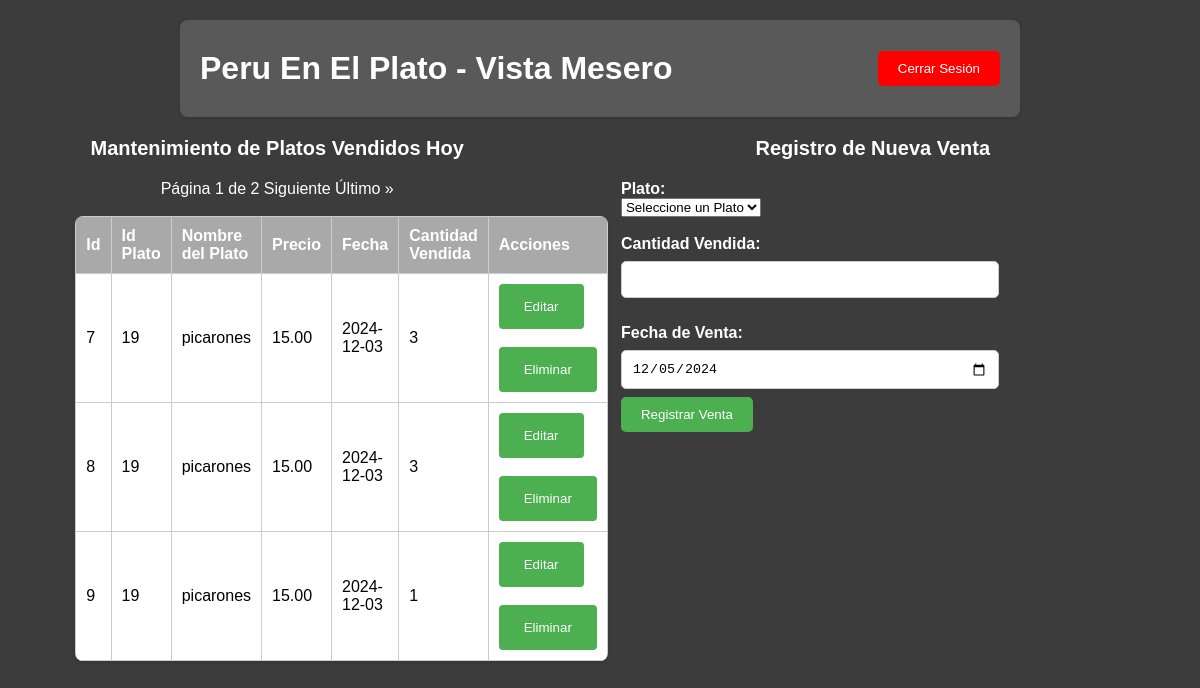
Screenshot of /vista/Mesero_V.php with the database file from the repository.
### tables this page shows
CREATE TABLE `platos_vendidos_hoy` (
  `id_plato_vendido_hoy` int(11) NOT NULL,
  `id_plato` int(11) NOT NULL,
  `fecha` date NOT NULL,
  `cant_vendida` int(11) NOT NULL
);

CREATE TABLE `platos` (
  `id_plato` int(11) NOT NULL,
  `nombre` varchar(255) NOT NULL,
  `descripcion` text DEFAULT NULL,
  `precio` decimal(10,2) NOT NULL,
  `categoria` enum('Principal','Entrada','Postre','Refresco') NOT NULL,
  `imagen` varchar(255) NOT NULL,
  `estado` tinyint(1) DEFAULT 1
);

### vista/Mesero_V.php (the view, shortened to what this page needs)
<?php
require_once('../config/conexion.php');
$registrosPorPagina = 3;
$paginacion = isset($_GET['pagina']) ? (int)$_GET['pagina'] : 1;
$inicio = ($paginacion - 1) * $registrosPorPagina;
function obtenerVentasHoy($inicio, $registrosPorPagina) {
    global $conexion;
    $query = "
        SELECT pvh.id_plato_vendido_hoy, pvh.id_plato, p.nombre, pvh.fecha, pvh.cant_vendida, p.precio
        FROM platos_vendidos_hoy pvh
        JOIN platos p ON pvh.id_plato = p.id_plato
        LIMIT $inicio, $registrosPorPagina
    ";
    return mysqli_query($conexion, $query);
}
function obtenerTotalVentasHoy() {
    global $conexion;
    $query = "
        SELECT COUNT(*) as total FROM platos_vendidos_hoy pvh
        JOIN platos p ON pvh.id_plato = p.id_plato
    ";
    $resultado = mysqli_query($conexion, $query);
    $total = mysqli_fetch_assoc($resultado);
    return $total['total'];
}
$totalVentas = obtenerTotalVentasHoy();
$totalPaginas = ceil($totalVentas / $registrosPorPagina);
?>
<!DOCTYPE html>
<html lang="es">
<head>
    <link rel="stylesheet" href="../public/styles/mesero.css">
    <link rel="stylesheet" href="../public/styles/mesero_v.css">
</head>
<body>
<header>
    <h1>Peru En El Plato - Vista Mesero</h1>
    <a href="../controlador/logout.php"> <button class="btn-cerrar">Cerrar Sesión</button></a>
</header>
<main>
    <div class="contenedor">
    <div class="mantenimiento">
    <h2 class="titulo-mantenimiento">Mantenimiento de Platos Vendidos Hoy</h2>
    <table>
        <thead>
            <tr>
                <th>Id</th>
                <th>Id Plato</th>
                <th>Nombre del Plato</th>
                <th>Precio</th>
                <th>Fecha</th>
                <th>Cantidad Vendida</th>
                <th>Acciones</th>
            </tr>
        </thead>
        <tbody>
            <?php
            $ventasHoy = obtenerVentasHoy($inicio, $registrosPorPagina);
            while ($venta = mysqli_fetch_assoc($ventasHoy)) {
                echo "<tr>
                        <td>" . $venta['id_plato_vendido_hoy'] . "</td>
                        <td>" . $venta['id_plato'] . "</td>
                        <td>" . htmlspecialchars($venta['nombre']) . "</td>
                        <td>" . $venta['precio'] . "</td>
                        <td>" . $venta['fecha'] . "</td>
                        <td>" . $venta['cant_vendida'] . "</td>
                        <td>
                            <button class='btn-editar' data-id='" . $venta['id_plato_vendido_hoy'] . "'>Editar</button>
                            <br><br>
                            <button class='btn-eliminar' data-id='" . $venta['id_plato_vendido_hoy'] . "'>Eliminar</button>
                        </td>
                    </tr>";
            }
            ?>
    <div class="paginacion">
        <span>Página <?php echo $paginacion; ?> de <?php echo $totalPaginas; ?></span>
        <?php if ($paginacion < $totalPaginas): ?>
            <a href="?pagina=<?php echo $paginacion + 1; ?>">Siguiente</a>
            <a href="?pagina=<?php echo $totalPaginas; ?>">Último &raquo;</a>
        <?php endif; ?>
    </div>
    <br>
        </tbody>
    </table>
</div>
    <div class="registro-venta">
    <h2>Registro de Nueva Venta</h2>
    <form id="registroPlatos" method="POST" action="Mesero_V.php">
        <label for="plato">Plato:</label><br>
        <select id="plato" name="plato" required>
            <option value="">Seleccione un Plato</option>
        </select><br><br>
        <label for="cantidad">Cantidad Vendida:</label><br>
        <input type="number" id="cantidad" name="cantidad" required><br>
        <br>
        <label for="fecha">Fecha de Venta:</label><br>
        <input type="date" id="fecha" name="fecha" value="<?php echo date('Y-m-d'); ?>" required><br>
        <button type="submit" class="btn-actualizar">Registrar Venta</button>
    </form>
        </div>
    </div>
</main>
</body>
</html>

### public/styles/mesero.css (style rules this page uses)
body { font-family: Arial, sans-serif; margin: 0; padding: 20px; display: flex; justify-content: center; align-items: center; flex-direction: column; background-color: #3d3c3c; }
header { display: flex; justify-content: space-between; align-items: center; background-color: #595959; padding: 10px 20px; border-radius: 8px; width: 100%; max-width: 800px; box-shadow: 0 2px 5px rgba(0, 0, 0, 0.1); }
h1, h2 { margin: 20px 0; text-align: center; color: white; }
table { width: 100%; border-collapse: collapse; margin-bottom: 20px; border-radius: 8px; overflow: hidden; box-shadow: 0 2px 5px rgba(0, 0, 0, 0.1); }
th, td { border: 1px solid #ccc; padding: 10px; text-align: left; }
th { background-color: #A9A9A9; color: white; }
td { background-color: #fff; }
label { color: white; }
.btn-cerrar { background-color: #ff0000; color: white; border: none; padding: 10px 20px; border-radius: 5px; cursor: pointer; transition: background-color 0.3s; }
.btn-actualizar { background-color: #4CAF50; color: white; border: none; padding: 10px 20px; border-radius: 5px; cursor: pointer; transition: background-color 0.3s; }

### public/styles/mesero_v.css (style rules this page uses)
.contenedor { display: flex; justify-content: space-between; align-items: flex-start; margin: 20px; }
.mantenimiento, .registro-venta { width: 48%; box-sizing: border-box; }
.mantenimiento { position: relative; padding-right: 100px; }
.paginacion { margin-top: 20px; text-align: center; color: white; }
.paginacion a { color: white; text-decoration: none; }
h2 { margin-top: 0; font-size: 20px; }
label { font-weight: bold; }
input[type="number"], input[type="date"], select textarea { width: 75%; padding: 10px; margin: 8px 0; border: 1px solid #ccc; border-radius: 5px; padding: 10px; box-sizing: border-box; }
button { background-color: #4CAF50; color: white; padding: 15px 25px; border: none; border-radius: 4px; cursor: pointer; }

### rows the page displays
platos_vendidos_hoy: id_plato_vendido_hoy "7", id_plato "19", id_plato.nombre "picarones", id_plato.precio "15.00", fecha "2024-12-03", cant_vendida "3"
platos_vendidos_hoy: id_plato_vendido_hoy "8", id_plato "19", id_plato.nombre "picarones", id_plato.precio "15.00", fecha "2024-12-03", cant_vendida "3"
platos_vendidos_hoy: id_plato_vendido_hoy "9", id_plato "19", id_plato.nombre "picarones", id_plato.precio "15.00", fecha "2024-12-03", cant_vendida "1"

### other values shown
$paginacion "1"
$totalPaginas "2"
